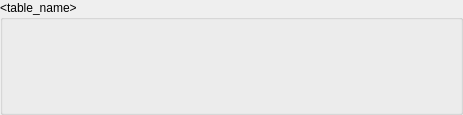
<?xml version="1.0" encoding="UTF-8"?>
<ui version="4.0">
 <class>ZoomLevelsSelectionWidget</class>
 <widget class="QWidget" name="ZoomLevelsSelectionWidget">
  <property name="geometry">
   <rect>
    <x>0</x>
    <y>0</y>
    <width>463</width>
    <height>115</height>
   </rect>
  </property>
  <property name="windowTitle">
   <string>Form</string>
  </property>
  <layout class="QGridLayout" name="gridLayout_2">
   <property name="leftMargin">
    <number>0</number>
   </property>
   <property name="topMargin">
    <number>0</number>
   </property>
   <property name="rightMargin">
    <number>0</number>
   </property>
   <property name="bottomMargin">
    <number>0</number>
   </property>
   <item row="0" column="0">
    <widget class="QgsCollapsibleGroupBox" name="grp_table">
     <property name="title">
      <string>&lt;table_name&gt;</string>
     </property>
     <layout class="QGridLayout" name="gridLayout">
      <item row="0" column="0">
       <widget class="QLabel" name="lbl_min_zoom">
        <property name="sizePolicy">
         <sizepolicy hsizetype="Fixed" vsizetype="Fixed">
          <horstretch>0</horstretch>
          <verstretch>0</verstretch>
         </sizepolicy>
        </property>
        <property name="text">
         <string notr="true">&lt;min_zoom&gt;</string>
        </property>
       </widget>
      </item>
      <item row="0" column="1">
       <widget class="RangeSlider" name="levels_range_slider" native="true">
        <property name="cursor">
         <cursorShape>ClosedHandCursor</cursorShape>
        </property>
       </widget>
      </item>
      <item row="0" column="2">
       <widget class="QLabel" name="lbl_max_zoom">
        <property name="sizePolicy">
         <sizepolicy hsizetype="Fixed" vsizetype="Preferred">
          <horstretch>0</horstretch>
          <verstretch>0</verstretch>
         </sizepolicy>
        </property>
        <property name="text">
         <string notr="true">&lt;max_zoom&gt;</string>
        </property>
       </widget>
      </item>
      <item row="1" column="0" colspan="3">
       <widget class="QgsScaleRangeWidget" name="srw_zoom">
        <property name="cursor">
         <cursorShape>ArrowCursor</cursorShape>
        </property>
       </widget>
      </item>
     </layout>
    </widget>
   </item>
  </layout>
 </widget>
 <customwidgets>
  <customwidget>
   <class>QgsCollapsibleGroupBox</class>
   <extends>QGroupBox</extends>
   <header>qgscollapsiblegroupbox.h</header>
   <container>1</container>
  </customwidget>
  <customwidget>
   <class>QgsScaleRangeWidget</class>
   <extends>QWidget</extends>
   <header>qgsscalerangewidget.h</header>
  </customwidget>
  <customwidget>
   <class>RangeSlider</class>
   <extends>QWidget</extends>
   <header>geoplateforme.gui.wdg_range_slider</header>
   <container>1</container>
  </customwidget>
 </customwidgets>
 <resources/>
 <connections/>
</ui>
